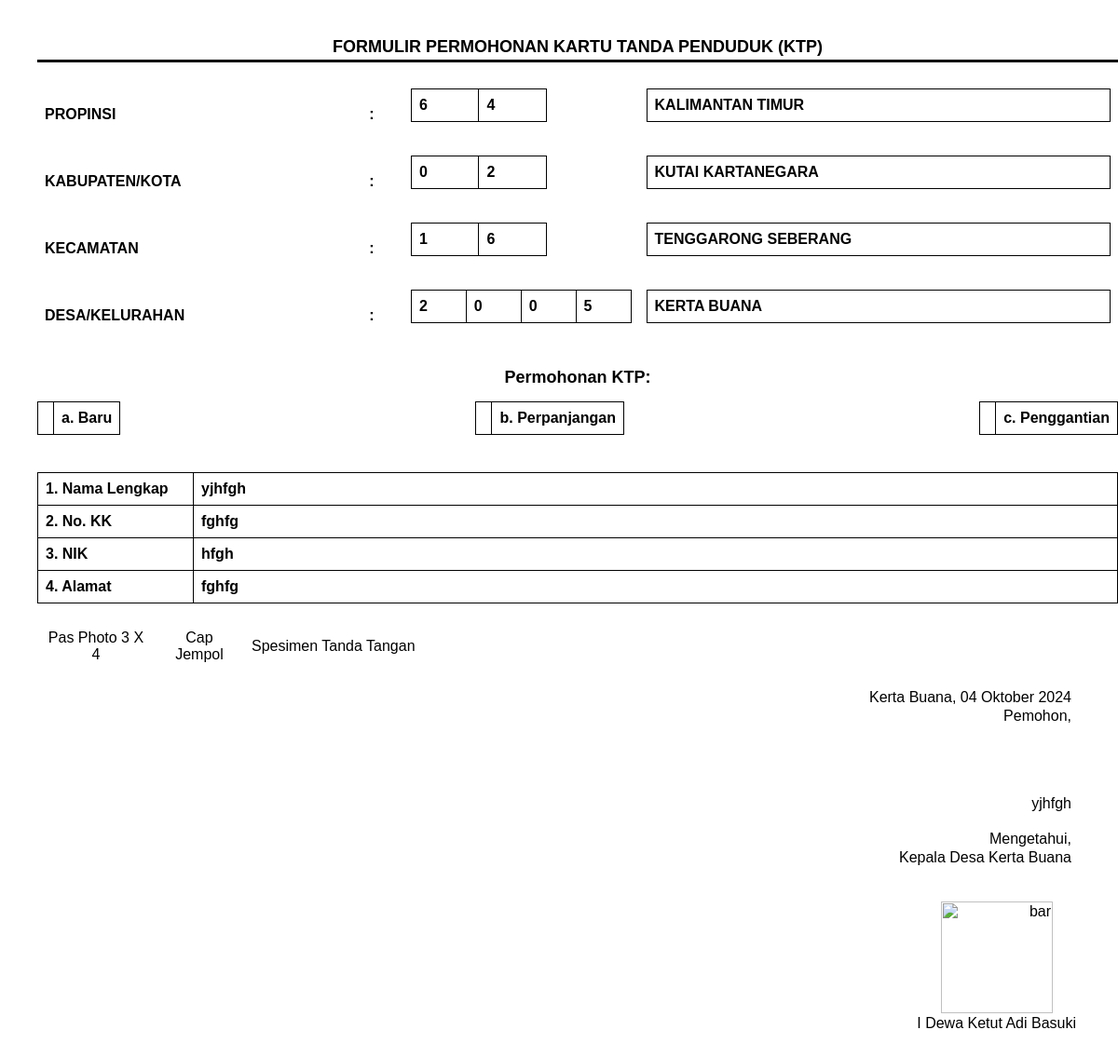
The app's page /dashboard/suket-permohonan-ktp/print/6 (signed in) with its own data.
### dashboard/models.py (models this page shows, shortened)
class SuketPermohonanKTP(models.Model):
    STATUS_CHOICES = [
        ('review', 'Proses Review'),
        ('approved', 'Disetujui'),
        ('rejected', 'Ditolak'),
    ]
    penulis = models.ForeignKey(User, on_delete=models.CASCADE, blank=True, null=True)
    nama = models.CharField(max_length=255)
    nokk = models.CharField(max_length=255)
    nik = models.CharField(max_length=255)
    alamat = models.CharField(max_length=255)
    pengantarrt = models.URLField(blank=True, null=True)
    scankk = models.URLField(blank=True, null=True)
    scanijasahakta = models.URLField(blank=True, null=True)
    date = models.DateTimeField(default=timezone.now, blank=True)
    status = models.CharField(max_length=20, choices=STATUS_CHOICES, default='review')

### dashboard/views.py (the view)
# urls.py: path("suket-permohonan-ktp/print/<int:id>", print_suketpermohonanktp, name="print_suketpermohonanktp"),
@login_required
def print_suketpermohonanktp(request, id):
    template_name = "surat/surat-permohonan-ktp.html"
    surat = get_object_or_404(SuketPermohonanKTP, id=id)
    context = {
        'nama': surat.nama,
        'nokk': surat.nokk,
        'nik': surat.nik,
        'alamat': surat.alamat,
        'date': surat.date,
    }
    return render(request, template_name, context)

### templates/surat/surat-permohonan-ktp.html (shortened to what this page needs)
{% load static %}
<html lang="id">
  <head>
  </head>
  <body>
    <div class="container">
      <div class="title">FORMULIR PERMOHONAN KARTU TANDA PENDUDUK (KTP)</div>
      <table class="no-border">
        <tr>
          <td>PROPINSI</td>
          <td>:</td>
          <td>
            <table class="tableInner">
              <tr>
                <td class="with-border">6</td>
                <td class="with-border">4</td>
                <td class="no-border"></td>
                <td class="no-border"></td>
              </tr>
            </table>
          </td>
          <td>
            <table class="tableInner">
              <tr>
                <td class="with-border">KALIMANTAN TIMUR</td>
              </tr>
            </table>
          </td>
        </tr>
        <tr>
          <td>KABUPATEN/KOTA</td>
          <td>:</td>
          <td>
            <table class="tableInner">
              <tr>
                <td class="with-border">0</td>
                <td class="with-border">2</td>
                <td></td>
                <td></td>
              </tr>
            </table>
          </td>
          <td>
            <table class="tableInner">
              <tr>
                <td class="with-border">KUTAI KARTANEGARA</td>
              </tr>
            </table>
          </td>
        </tr>
        <tr>
          <td>KECAMATAN</td>
          <td>:</td>
          <td>
            <table class="tableInner">
              <tr>
                <td class="with-border">1</td>
                <td class="with-border">6</td>
                <td></td>
                <td></td>
              </tr>
            </table>
          </td>
          <td>
            <table class="tableInner">
              <tr>
                <td class="with-border">TENGGARONG SEBERANG</td>
              </tr>
            </table>
          </td>
        </tr>
        <tr>
          <td>DESA/KELURAHAN</td>
          <td>:</td>
          <td>
            <table class="tableInner">
              <tr>
                <td class="with-border">2</td>
                <td class="with-border">0</td>
                <td class="with-border">0</td>
                <td class="with-border">5</td>
              </tr>
            </table>
          </td>
          <td>
            <table class="tableInner">
              <tr>
                <td class="with-border">KERTA BUANA</td>
              </tr>
            </table>
          </td>
        </tr>
      </table>
      <div class="selection">Permohonan KTP:</div>
      <div class="checkbox-container">
        <label>
          <table class="with-border">
            <tr>
              <td class="with-border"></td>
              <td class="with-border">a. Baru</td>
            </tr>
          </table>
        </label>
        <label>
          <table class="with-border">
            <tr>
              <td class="with-border"></td>
              <td class="with-border">b. Perpanjangan</td>
            </tr>
          </table>
        </label>
        <label>
          <table class="with-border">
            <tr>
              <td class="with-border"></td>
              <td class="with-border">c. Penggantian</td>
            </tr>
          </table>
        </label>
      </div>
      <table class="with-border">
        <tr class="with-border">
          <th style="width: 150px" class="with-border">1. Nama Lengkap</th>
          <td class="with-border">{{ nama }}</td>
        </tr>
        <tr class="with-border">
          <th class="with-border">2. No. KK</th>
          <td class="with-border">{{ nokk }}</td>
        </tr>
        <tr class="with-border">
          <th class="with-border">3. NIK</th>
          <td class="with-border">{{ nik }}</td>
        </tr>
        <tr class="with-border">
          <th class="with-border">4. Alamat</th>
          <td class="with-border">{{ alamat }}</td>
        </tr>
      </table>
      <div class="data">
        <table>
          <tr>
            <td style="width: 110px; font-weight: normal; text-align: center">
              Pas Photo 3 X 4
            </td>
            <td style="width: 80px; font-weight: normal; text-align: center">
              Cap Jempol
            </td>
            <td style="font-weight: normal">Spesimen Tanda Tangan</td>
          </tr>
        </table>
      </div>
      <div class="signature">
        <p>Kerta Buana, {{date|date:"d F Y"}}</p>
        <p>Pemohon,</p>
        <br /><br /><br /><br />
        <p>{{ nama }}</p>
      </div>
      <div class="signature">
        <p>Mengetahui,</p>
        <p>Kepala Desa Kerta Buana</p>
        <br /><br />
        <img
          style="width: 120px; margin-right: 20px"
          src="{% static 'backend/img/barcode.png' %}"
          alt="bar"
        />
        <p style="position: relative; left: 5px">I Dewa Ketut Adi Basuki</p>
      </div>
    </div>
  </body>
</html>

### templates/surat/surat-permohonan-ktp.html (style rules this page uses)
body { font-family: Arial, sans-serif; margin: 0; padding: 20px; }
.container { width: 100%; margin: 0 auto; padding: 20px; }
.title { text-align: center; font-weight: bold; font-size: 18px; margin-bottom: 20px; }
.selection { text-align: center; font-weight: bold; font-size: 18px; margin-bottom: 15px; }
.title::after { content: ""; display: block; width: 100%; border-bottom: 3px solid black; margin-top: 3px; }
.no-border { border: none; }
.with-border { border: 1px solid black; }
table { width: 100%; border-collapse: collapse; margin-bottom: 20px; font-weight: bold; border: none; }
.tableInner { border-collapse: collapse; border: none; }
th, td { padding: 8px; text-align: left; border: none; }
td:empty { border: none; }
.checkbox-container { display: flex; justify-content: space-between; margin-bottom: 20px; }
.signature { margin-top: 20px; text-align: right; margin-right: 50px; }
.signature p { margin: 2px 0; }

### records on screen
SuketPermohonanKTP: nama "yjhfgh", nokk "fghfg", nik "hfgh", alamat "fghfg", date "04 Oktober 2024"
